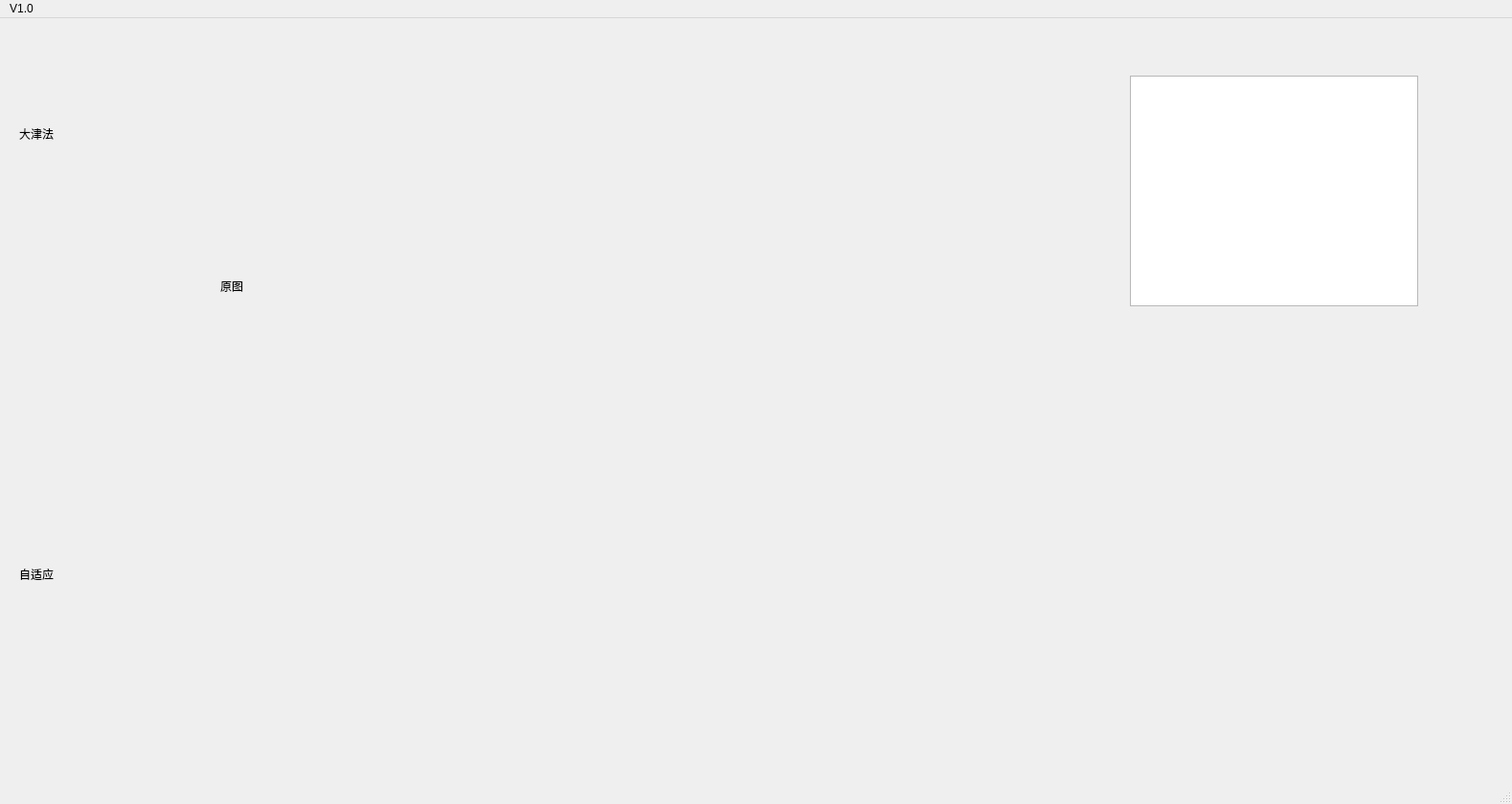
<?xml version="1.0" encoding="UTF-8"?>
<ui version="4.0">
 <class>mainWindow</class>
 <widget class="QMainWindow" name="mainWindow">
  <property name="geometry">
   <rect>
    <x>0</x>
    <y>0</y>
    <width>1579</width>
    <height>840</height>
   </rect>
  </property>
  <property name="windowTitle">
   <string>反原斗士</string>
  </property>
  <widget class="QWidget" name="centralwidget">
   <widget class="QLabel" name="label_img">
    <property name="geometry">
     <rect>
      <x>230</x>
      <y>100</y>
      <width>564</width>
      <height>360</height>
     </rect>
    </property>
    <property name="text">
     <string>原图</string>
    </property>
   </widget>
   <widget class="QLabel" name="label_img_ostu">
    <property name="geometry">
     <rect>
      <x>20</x>
      <y>20</y>
      <width>251</width>
      <height>201</height>
     </rect>
    </property>
    <property name="text">
     <string>大津法</string>
    </property>
   </widget>
   <widget class="QLabel" name="label_img_adp">
    <property name="geometry">
     <rect>
      <x>20</x>
      <y>480</y>
      <width>251</width>
      <height>201</height>
     </rect>
    </property>
    <property name="text">
     <string>自适应</string>
    </property>
   </widget>
   <widget class="QPlainTextEdit" name="plainTextEdit_0">
    <property name="geometry">
     <rect>
      <x>1180</x>
      <y>60</y>
      <width>301</width>
      <height>241</height>
     </rect>
    </property>
    <property name="documentTitle">
     <string notr="true"/>
    </property>
   </widget>
  </widget>
  <widget class="QMenuBar" name="menubar">
   <property name="geometry">
    <rect>
     <x>0</x>
     <y>0</y>
     <width>1579</width>
     <height>21</height>
    </rect>
   </property>
   <widget class="QMenu" name="menu">
    <property name="title">
     <string>V1.0</string>
    </property>
   </widget>
   <addaction name="menu"/>
  </widget>
  <widget class="QStatusBar" name="statusbar"/>
 </widget>
 <resources/>
 <connections/>
</ui>
